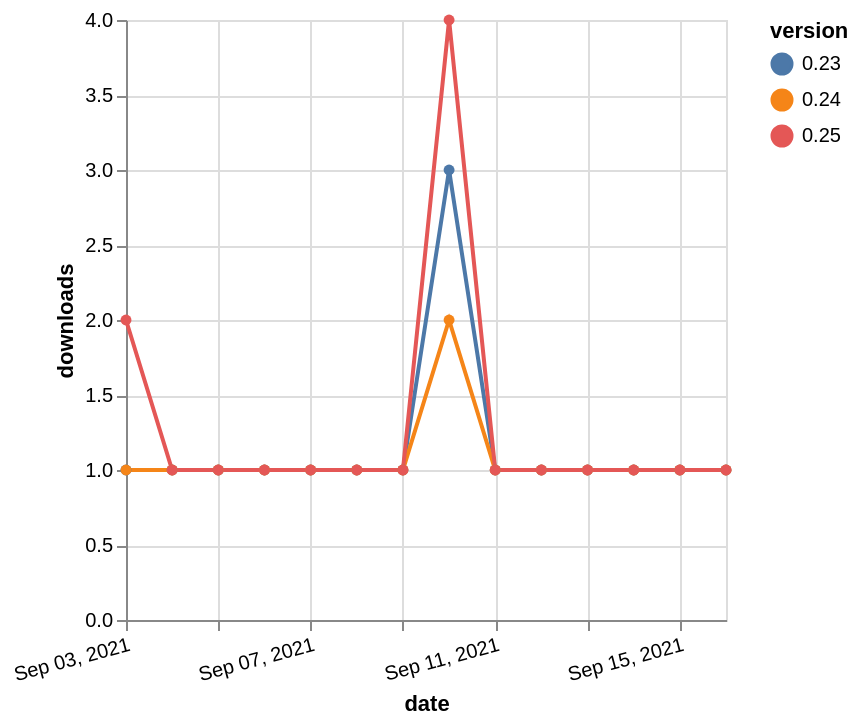

Source (Vega-Lite JSON):
### Vega-Lite specification from a JSON file in a GitHub repository (floating-point values rounded to 4 significant figures)
{"$schema": "https://vega.github.io/schema/vega-lite/v5.json", "description": "A simple bar chart with embedded data.", "data": {"values": [{"date": "2021-09-03", "total": 217, "delta": 1, "version": "0.23"}, {"date": "2021-09-04", "total": 218, "delta": 1, "version": "0.23"}, {"date": "2021-09-05", "total": 219, "delta": 1, "version": "0.23"}, {"date": "2021-09-06", "total": 220, "delta": 1, "version": "0.23"}, {"date": "2021-09-07", "total": 221, "delta": 1, "version": "0.23"}, {"date": "2021-09-08", "total": 222, "delta": 1, "version": "0.23"}, {"date": "2021-09-09", "total": 223, "delta": 1, "version": "0.23"}, {"date": "2021-09-10", "total": 226, "delta": 3, "version": "0.23"}, {"date": "2021-09-11", "total": 227, "delta": 1, "version": "0.23"}, {"date": "2021-09-12", "total": 228, "delta": 1, "version": "0.23"}, {"date": "2021-09-13", "total": 229, "delta": 1, "version": "0.23"}, {"date": "2021-09-14", "total": 230, "delta": 1, "version": "0.23"}, {"date": "2021-09-15", "total": 231, "delta": 1, "version": "0.23"}, {"date": "2021-09-16", "total": 232, "delta": 1, "version": "0.23"}, {"date": "2021-09-03", "total": 156, "delta": 1, "version": "0.24"}, {"date": "2021-09-04", "total": 157, "delta": 1, "version": "0.24"}, {"date": "2021-09-05", "total": 158, "delta": 1, "version": "0.24"}, {"date": "2021-09-06", "total": 159, "delta": 1, "version": "0.24"}, {"date": "2021-09-07", "total": 160, "delta": 1, "version": "0.24"}, {"date": "2021-09-08", "total": 161, "delta": 1, "version": "0.24"}, {"date": "2021-09-09", "total": 162, "delta": 1, "version": "0.24"}, {"date": "2021-09-10", "total": 164, "delta": 2, "version": "0.24"}, {"date": "2021-09-11", "total": 165, "delta": 1, "version": "0.24"}, {"date": "2021-09-12", "total": 166, "delta": 1, "version": "0.24"}, {"date": "2021-09-13", "total": 167, "delta": 1, "version": "0.24"}, {"date": "2021-09-14", "total": 168, "delta": 1, "version": "0.24"}, {"date": "2021-09-15", "total": 169, "delta": 1, "version": "0.24"}, {"date": "2021-09-16", "total": 170, "delta": 1, "version": "0.24"}, {"date": "2021-09-03", "total": 115, "delta": 2, "version": "0.25"}, {"date": "2021-09-04", "total": 116, "delta": 1, "version": "0.25"}, {"date": "2021-09-05", "total": 117, "delta": 1, "version": "0.25"}, {"date": "2021-09-06", "total": 118, "delta": 1, "version": "0.25"}, {"date": "2021-09-07", "total": 119, "delta": 1, "version": "0.25"}, {"date": "2021-09-08", "total": 120, "delta": 1, "version": "0.25"}, {"date": "2021-09-09", "total": 121, "delta": 1, "version": "0.25"}, {"date": "2021-09-10", "total": 125, "delta": 4, "version": "0.25"}, {"date": "2021-09-11", "total": 126, "delta": 1, "version": "0.25"}, {"date": "2021-09-12", "total": 127, "delta": 1, "version": "0.25"}, {"date": "2021-09-13", "total": 128, "delta": 1, "version": "0.25"}, {"date": "2021-09-14", "total": 129, "delta": 1, "version": "0.25"}, {"date": "2021-09-15", "total": 130, "delta": 1, "version": "0.25"}, {"date": "2021-09-16", "total": 131, "delta": 1, "version": "0.25"}]}, "width": "container", "mark": {"type": "line", "point": {"filled": true}}, "encoding": {"x": {"field": "date", "type": "temporal", "timeUnit": "yearmonthdate", "title": "date", "axis": {"labelAngle": -15}}, "y": {"field": "delta", "type": "quantitative", "title": "downloads"}, "color": {"field": "version", "type": "nominal"}, "tooltip": {"field": "delta"}}}
